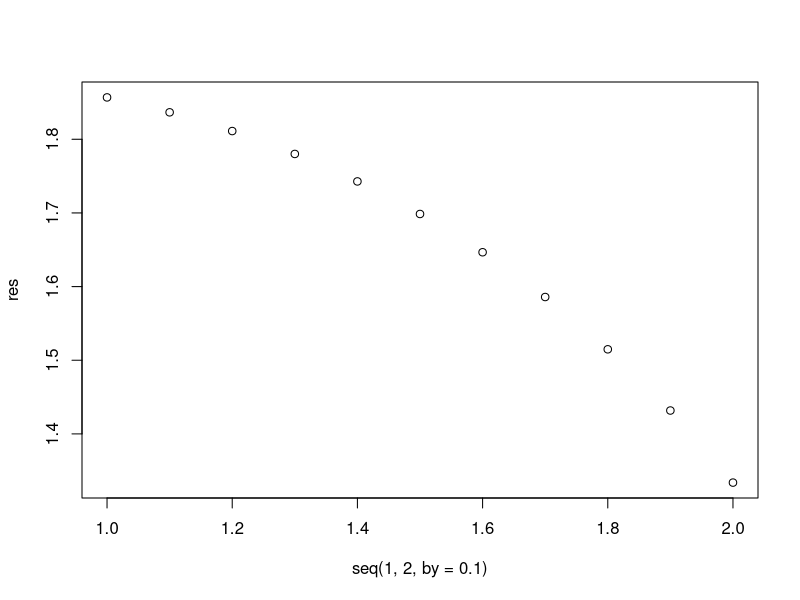

Recreate this plot in R.
L <- 5 # Eilänge
w <- 4 # maximalen Breite
B <- 1 # Abstand zwischen dem Bereich der maximalen Breite und der halben Länge des Eies
DL4 <- 2 # Eidurchmesser (ein Viertel der Eilänge vom spitzen Ende entfernt)



Term1 <- function(x, ...) {
  # TODO mind + -
  B / 2 * ((L^2 - 4 * x^2) / (L^2 + 8 * w * x + 4 * w^2))^.5
}

Term21 <- function(x, ...) {
  (
    (55*L^2 + 11 * L * w + 4 * w^2)^.5 * (3^.5 * B * L - 2 * DL4 * (L^2 + 2 * w * L + 4 * w^2)^.5)
  ) /
    (
      3^.5 * B * L * ((5.5 * L^2 + 11 * L * w + 4 * w^2)^.5 - 2 * (L^2 + 2 * w * L + 4 * w^2)^.5)
    )
}
Term22 <- function(x, ...) {
  1 - (
    (
      L * (L^2 + 8 * w * x + 4 * w^2)
    ) /
      (
        2 * (L - 2 * w) * x^2 + (L^2 + 8 * L * w - 4 * w^2) * x + 2 * L * w^2 + L^2 * w + L^3)
  )^.5
}

Term2 <- 1 - Term21(seq(1, 2, by = .1)) * Term22(seq(1, 2, by = .1))

res <- Term1(seq(1, 2, by = .1)) * Term2

plot(x= seq(1, 2, by = .1), y = res)
